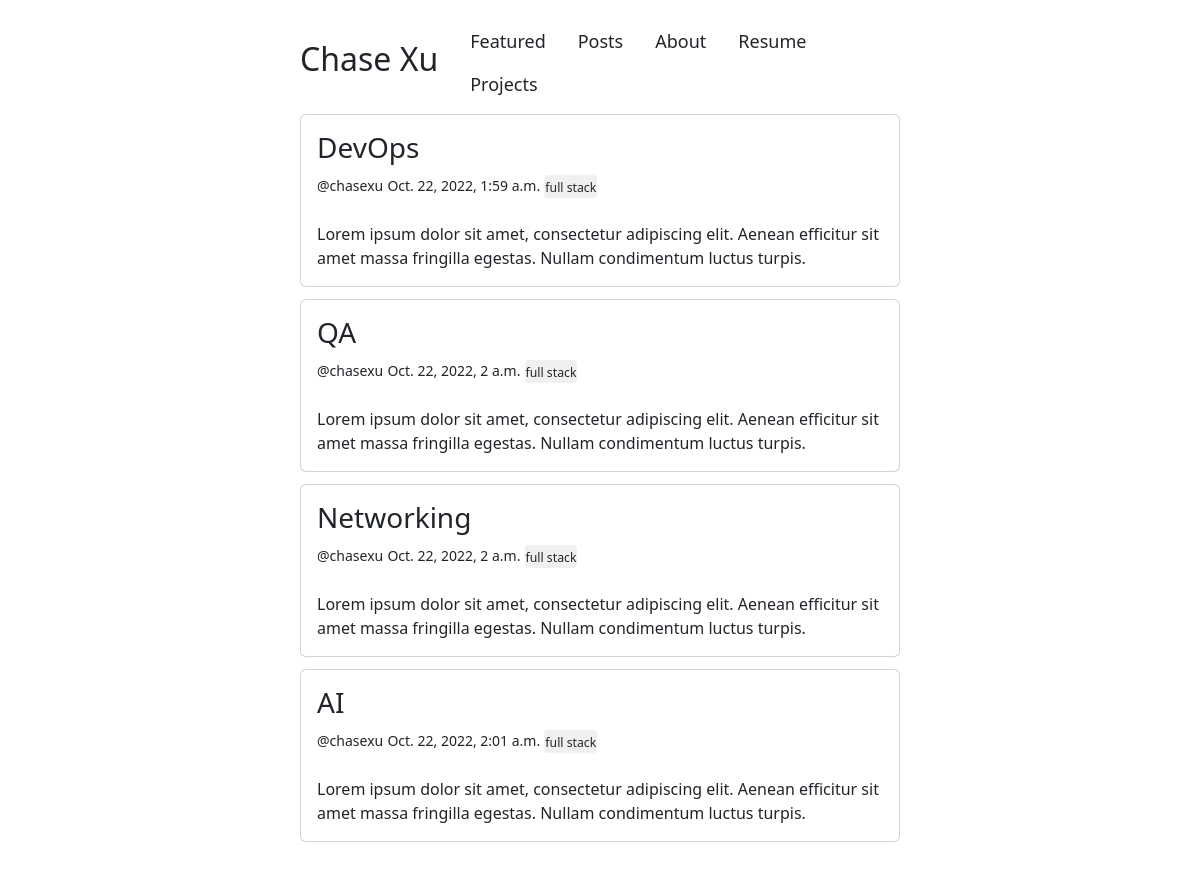
The app's page /post/category/1/, older data.
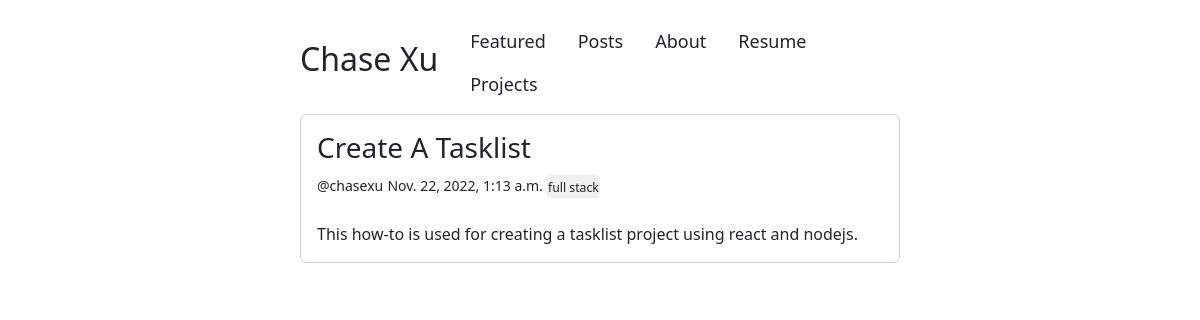
The same page, newer data.
### blog/models.py (models this page shows, shortened)
class Post(models.Model):
    title = models.CharField(max_length=100)
    slug = models.SlugField(null=True)
    overview = models.TextField()
    timestamp = models.DateTimeField(auto_now_add=True)
    content = QuillField()
    author = models.ForeignKey(Author, on_delete=models.CASCADE)
    thumbnail = models.ImageField(blank=True)
    categories = models.ManyToManyField(Category, related_name='Post')
    featured = models.BooleanField()

class Author(models.Model):
    user = models.OneToOneField(User, on_delete=models.CASCADE)
    def __str__(self):
        return self.user.username

class Category(models.Model):
    title = models.CharField(max_length=20)
    subtitle = models.CharField(max_length=20, null=True)
    slug = models.SlugField(null=True)
    thumbnail = models.ImageField(blank=True)
    def __str__(self):
        return self.title

### blog/views.py (the view)
# urls.py: path('/category/<int:category>', views.category_post_list, name='category'),
def category_post_list (request, category):
    posts = Post.objects.filter(categories=category)
    context = {
        'posts': posts
    }
    return render(request, 'category.html', context)

### templates/category.html (shortened to what this page needs)
{%extends 'base.html'%}
{%block category%}
<div id="category">
    {%if posts%}
    {%for obj in posts%}
        <div class='card' >
            <div class="card-body">
                <h3 class="card-title" style="cursor: pointer;" onclick="location.href='{%url 'post' obj.id%}'">{{obj.title}}</h3>
                <small>@{{obj.author}}</small> <small>{{obj.timestamp}}</small>
                {% for cat in obj.categories.all%}
                    <button class="btn btn-sm" onclick="location.href='{%url 'category' cat.id%}'"><small>{{cat}}</small></button>
                {%endfor%}
                <br>
                <br>
                <p class="card-text">{{obj.overview}}</p>
            </div>
        </div>
    {%endfor%}
    {%endif%}
</div>
{%endblock%}

Row changes from the older to the newer data that the page shows:
removed Post: title "DevOps", author "chasexu", timestamp "Oct. 22, 2022, 1:59 a.m.", overview "Lorem ipsum dolor sit amet, consectetur adipiscing elit. Aenean efficitur sit amet massa fringilla egestas. Nullam condimentum luctus turpis.", Category (title "full stack")
removed Post: title "QA", author "chasexu", timestamp "Oct. 22, 2022, 2 a.m.", overview "Lorem ipsum dolor sit amet, consectetur adipiscing elit. Aenean efficitur sit amet massa fringilla egestas. Nullam condimentum luctus turpis.", Category (title "full stack")
removed Post: title "Networking", author "chasexu", timestamp "Oct. 22, 2022, 2 a.m.", overview "Lorem ipsum dolor sit amet, consectetur adipiscing elit. Aenean efficitur sit amet massa fringilla egestas. Nullam condimentum luctus turpis.", Category (title "full stack")
removed Post: title "AI", author "chasexu", timestamp "Oct. 22, 2022, 2:01 a.m.", overview "Lorem ipsum dolor sit amet, consectetur adipiscing elit. Aenean efficitur sit amet massa fringilla egestas. Nullam condimentum luctus turpis.", Category (title "full stack")
added Post: title "Create A Tasklist", author "chasexu", timestamp "Nov. 22, 2022, 1:13 a.m.", overview "This how-to is used for creating a tasklist project using react and nodejs.", Category (title "full stack")
